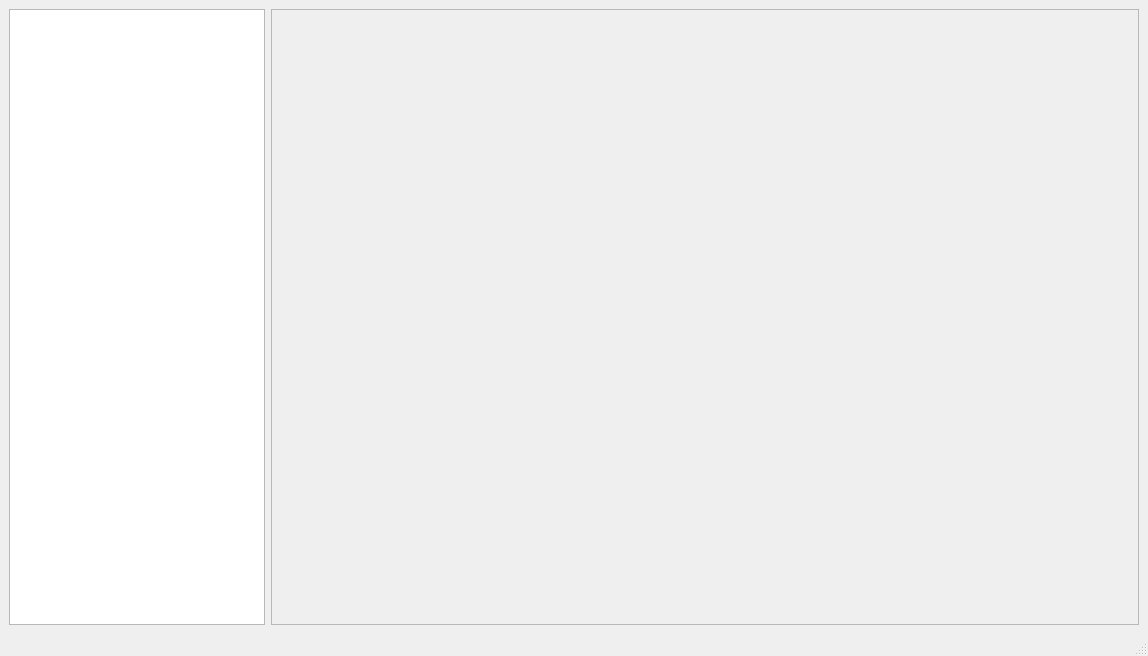
<?xml version="1.0" encoding="UTF-8"?>
<ui version="4.0">
 <class>MainWindow</class>
 <widget class="QMainWindow" name="MainWindow">
  <property name="geometry">
   <rect>
    <x>0</x>
    <y>0</y>
    <width>1148</width>
    <height>656</height>
   </rect>
  </property>
  <property name="minimumSize">
   <size>
    <width>1148</width>
    <height>656</height>
   </size>
  </property>
  <property name="windowTitle">
   <string>Changer</string>
  </property>
  <widget class="QWidget" name="centralwidget">
   <layout class="QFormLayout" name="formLayout">
    <item row="0" column="0">
     <widget class="QListView" name="listView">
      <property name="editTriggers">
       <set>QAbstractItemView::NoEditTriggers</set>
      </property>
      <property name="dragDropMode">
       <enum>QAbstractItemView::NoDragDrop</enum>
      </property>
      <property name="textElideMode">
       <enum>Qt::ElideMiddle</enum>
      </property>
      <property name="movement">
       <enum>QListView::Static</enum>
      </property>
      <property name="resizeMode">
       <enum>QListView::Adjust</enum>
      </property>
      <property name="viewMode">
       <enum>QListView::IconMode</enum>
      </property>
      <property name="modelColumn">
       <number>0</number>
      </property>
     </widget>
    </item>
    <item row="0" column="1">
     <widget class="QScrollArea" name="scrollArea">
      <property name="verticalScrollBarPolicy">
       <enum>Qt::ScrollBarAsNeeded</enum>
      </property>
      <property name="horizontalScrollBarPolicy">
       <enum>Qt::ScrollBarAsNeeded</enum>
      </property>
      <property name="sizeAdjustPolicy">
       <enum>QAbstractScrollArea::AdjustIgnored</enum>
      </property>
      <property name="widgetResizable">
       <bool>true</bool>
      </property>
      <widget class="QWidget" name="scrollAreaWidgetContents">
       <property name="geometry">
        <rect>
         <x>0</x>
         <y>0</y>
         <width>866</width>
         <height>593</height>
        </rect>
       </property>
      </widget>
     </widget>
    </item>
   </layout>
  </widget>
  <widget class="QMenuBar" name="menubar">
   <property name="geometry">
    <rect>
     <x>0</x>
     <y>0</y>
     <width>1148</width>
     <height>22</height>
    </rect>
   </property>
  </widget>
  <widget class="QStatusBar" name="statusbar">
   <property name="sizeGripEnabled">
    <bool>true</bool>
   </property>
  </widget>
 </widget>
 <resources/>
 <connections/>
</ui>
